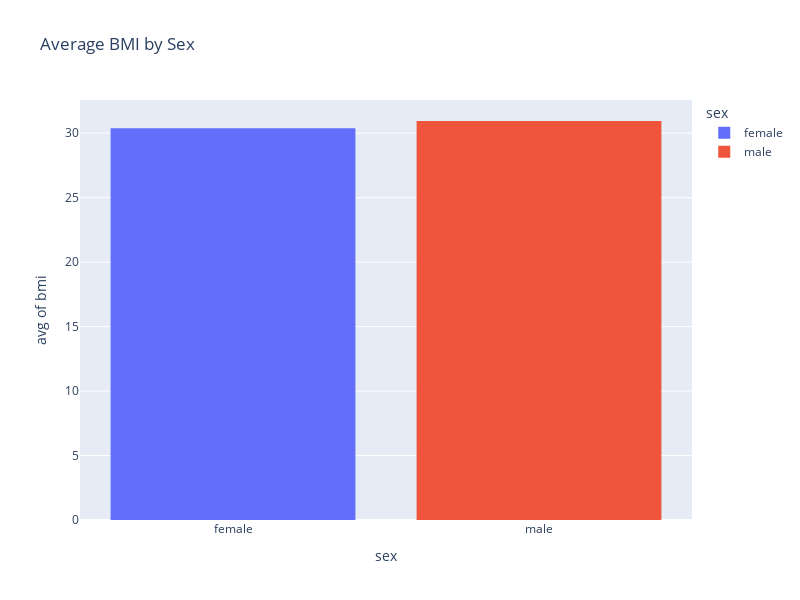

Notebook source saved alongside this figure:
### Code cell
## PLOTLY

px.histogram(data_frame=insurance_df, x = 'sex', y = 'bmi',
             histfunc='avg', title='Average BMI by Sex',
             color= 'sex',height=600, width=800)

### Figure 1 — Plotly figure (JSON) as saved in the notebook; plotly's stock layout.template omitted (floating-point values rounded to 4 significant figures; data arrays with more than 128 entries replaced by an {"elided": "..."} marker saying what was removed)
{"data": [{"bingroup": "x", "histfunc": "avg", "hovertemplate": "sex=%{x}<br>avg of bmi=%{y}<extra></extra>", "legendgroup": "female", "marker": {"color": "#636efa", "pattern": {"shape": ""}}, "name": "female", "orientation": "v", "showlegend": true, "type": "histogram", "x": {"elided": "662 str values"}, "xaxis": "x", "y": {"elided": "662 float values"}, "yaxis": "y"}, {"bingroup": "x", "histfunc": "avg", "hovertemplate": "sex=%{x}<br>avg of bmi=%{y}<extra></extra>", "legendgroup": "male", "marker": {"color": "#EF553B", "pattern": {"shape": ""}}, "name": "male", "orientation": "v", "showlegend": true, "type": "histogram", "x": {"elided": "676 str values"}, "xaxis": "x", "y": {"elided": "676 float values"}, "yaxis": "y"}], "layout": {"barmode": "relative", "height": 600, "legend": {"title": {"text": "sex"}, "tracegroupgap": 0}, "title": {"text": "Average BMI by Sex"}, "width": 800, "xaxis": {"anchor": "y", "categoryarray": ["female", "male"], "categoryorder": "array", "domain": [0, 1], "title": {"text": "sex"}}, "yaxis": {"anchor": "x", "domain": [0, 1], "title": {"text": "avg of bmi"}}}}
